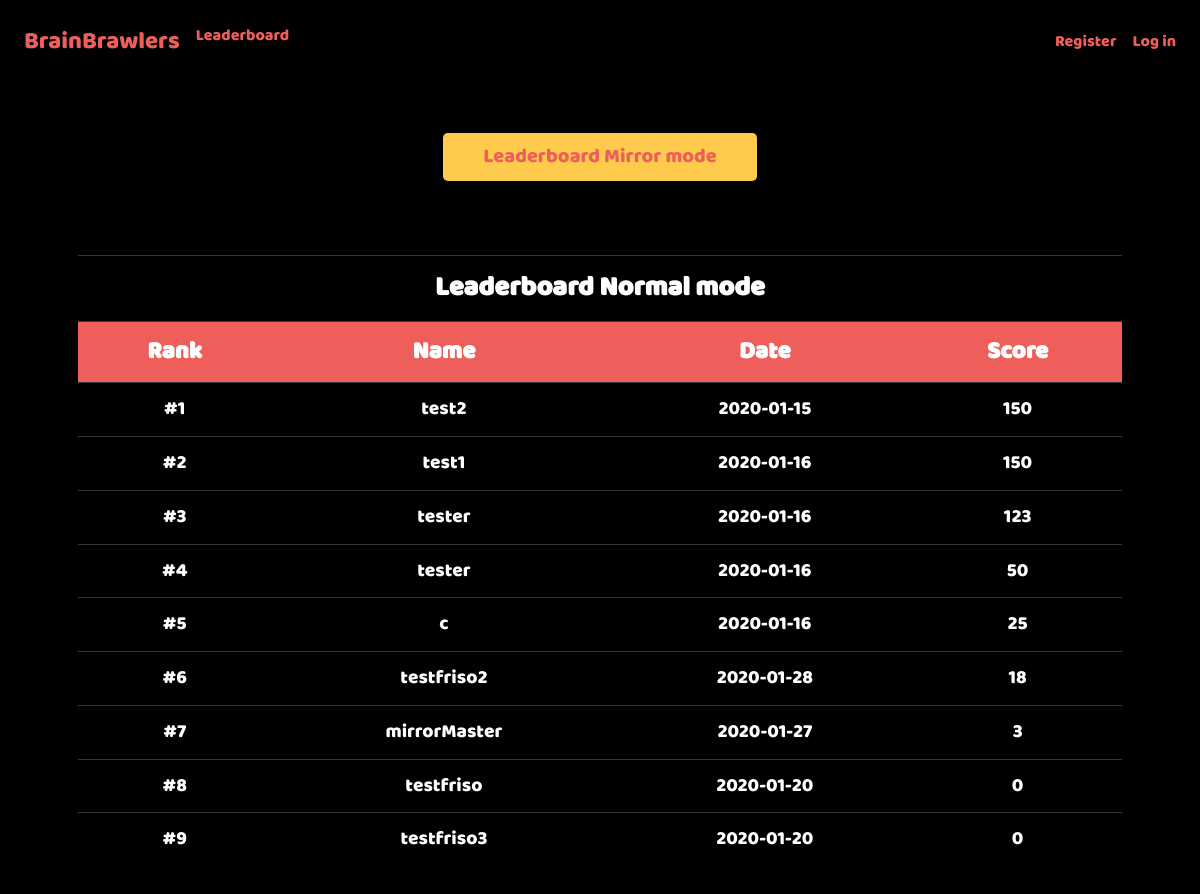
The page /leaderboard on the database as committed earlier.
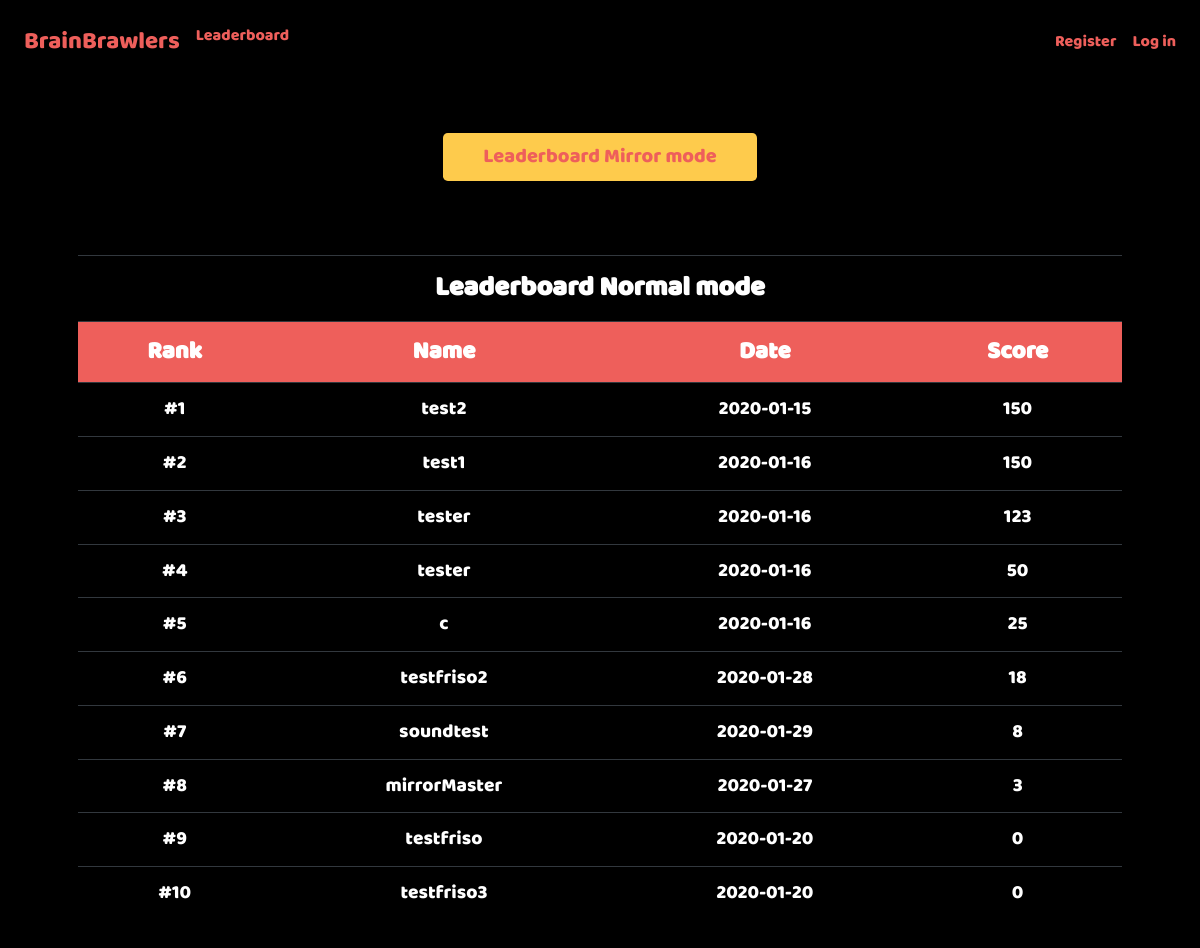
The same page on the database as committed later.
### tables this page shows
CREATE TABLE 'users' ('id' integer PRIMARY KEY AUTOINCREMENT NOT NULL, 'username' text NOT NULL, 'hash' text NOT NULL, 'highscore' integer NOT NULL, 'date'  date NOT NULL DEFAULT CURRENT_DATE  , 'highscore_mirror' integer);

### application.py (the view)
@app.route("/leaderboard")
def leaderboard():
    highscores = get_db(["*"], "users", None, None, ["highscore DESC", "date"])
    highscores = [(i+1, highscores[i]) for i in range(len(highscores))]
    if len(highscores) > 50:
        highscores = [(i, highscores[i]) for i in range(1, 51)]
    return render_template("game/leaderboard.html", highscores=highscores)

### application.py (called while the page is built)
@app.after_request
def after_request(response):
    response.headers["Cache-Control"] = "no-cache, no-store, must-revalidate"
    response.headers["Expires"] = 0
    response.headers["Pragma"] = "no-cache"
    return response

### helpers.py (called while the page is built)
def get_db(items, table, key, value, order=None):
    string = "SELECT "
    if order == "friends":
        return db.execute("SELECT friendname FROM friends WHERE user_id= :user_id AND friendname= :friendname"
        , user_id=value[0], friendname=value[1])
    for item in items:
        if item != items[0]:
            string += ", "
        string += str(item)
    string += " FROM " + table
    if key != None and value != None:
        string += " WHERE " + key + "= :key"
    if order != None:
        string += " ORDER BY"
        for item in order:
           string += " " + item
           if item != order[-1]:
               string += ","
        string += ";"
    if key != None:
        return db.execute(string, key=str(value))
    return db.execute(string)

### templates/game/leaderboard.html (shortened to what this page needs)
{% extends "layout.html" %}
{% block css %}
<link href="/static/css/index_style.css" rel="stylesheet">
<link href="/static/css/leaderboard.css" rel="stylesheet">
{% endblock %}
{% block main %}
    <p>
        <br>
        <br>
    </p>
    <a href="/leaderboard_mirror"><button class="btn btn-lg" style="width:30%">Leaderboard Mirror mode</button></a>
    <p>
        <br>
        <br>
    </p>
    <table id=table class="table table-dark" style="width:100%">
        <tr>
            <th id="title" colspan="4">Leaderboard Normal mode</th>
        </tr>
        <tr>
            <th>Rank</th>
            <th>Name</th>
            <th>Date</th>
            <th>Score</th>
        </tr>
        <tr>
    {% for (rank, highscore) in highscores %}
            <td>#{{ rank }}</td>
            <td>{{ highscore.username }}</td>
            <td>{{ highscore.date }}</td>
            <td>{{ highscore.highscore }}</td>
        </tr>
    {% endfor %}
    </table>
{% endblock %}

Rows that differ between the two databases and show on the page:
added users: rank "7", username "soundtest", date "2020-01-29", highscore "8"
computed for users "mirrorMaster": rank "7" → "8"
computed for users "testfriso": rank "8" → "9"
computed for users "testfriso3": id "9" → "10"
